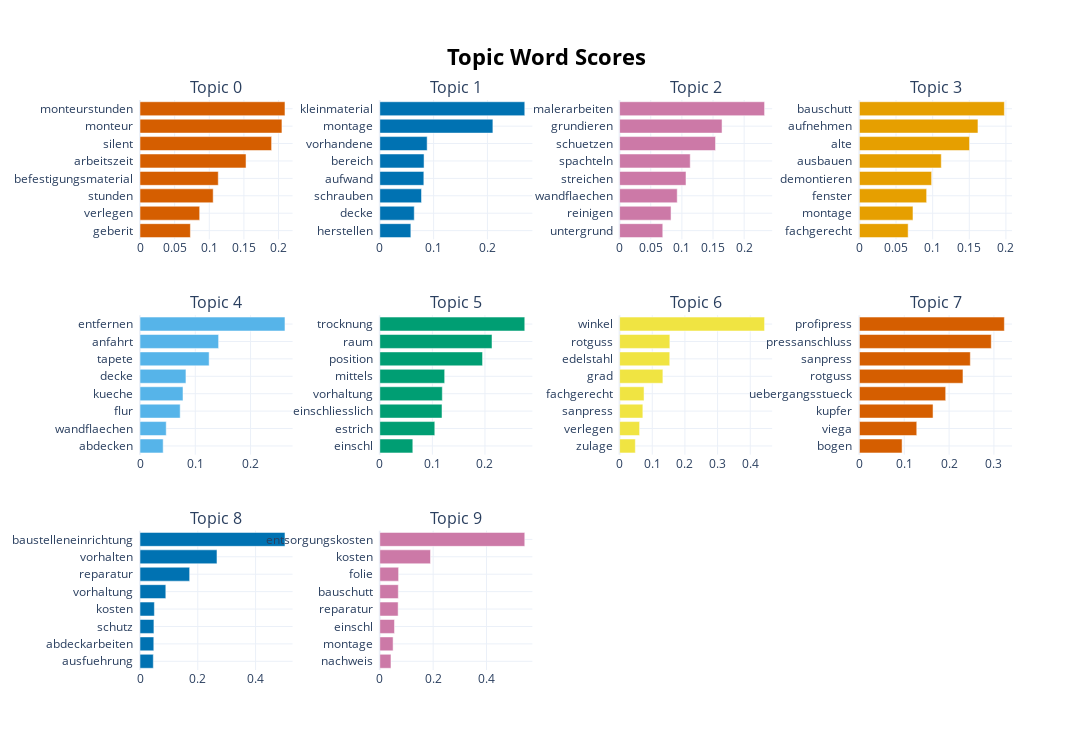

The cell this chart's notebook holds for it:
### Code cell
topic_model.visualize_barchart(n_words=8, top_n_topics=10, width=400)

### Figure 1 — Plotly figure (JSON) as saved in the notebook; plotly's stock layout.template omitted (floating-point values rounded to 4 significant figures)
{"data": [{"marker": {"color": "#D55E00"}, "orientation": "h", "type": "bar", "x": [0.07276, 0.08615, 0.1056, 0.113, 0.1531, 0.19, 0.2049, 0.2093], "xaxis": "x", "y": ["geberit  ", "verlegen  ", "stunden  ", "befestigungsmaterial  ", "arbeitszeit  ", "silent  ", "monteur  ", "monteurstunden  "], "yaxis": "y"}, {"marker": {"color": "#0072B2"}, "orientation": "h", "type": "bar", "x": [0.0577, 0.06401, 0.07749, 0.08184, 0.08222, 0.08798, 0.2101, 0.2694], "xaxis": "x2", "y": ["herstellen  ", "decke  ", "schrauben  ", "aufwand  ", "bereich  ", "vorhandene  ", "montage  ", "kleinmaterial  "], "yaxis": "y2"}, {"marker": {"color": "#CC79A7"}, "orientation": "h", "type": "bar", "x": [0.06932, 0.0826, 0.09252, 0.1066, 0.1134, 0.154, 0.1645, 0.2328], "xaxis": "x3", "y": ["untergrund  ", "reinigen  ", "wandflaechen  ", "streichen  ", "spachteln  ", "schuetzen  ", "grundieren  ", "malerarbeiten  "], "yaxis": "y3"}, {"marker": {"color": "#E69F00"}, "orientation": "h", "type": "bar", "x": [0.06654, 0.07314, 0.09179, 0.09857, 0.1118, 0.1503, 0.1618, 0.1979], "xaxis": "x4", "y": ["fachgerecht  ", "montage  ", "fenster  ", "demontieren  ", "ausbauen  ", "alte  ", "aufnehmen  ", "bauschutt  "], "yaxis": "y4"}, {"marker": {"color": "#56B4E9"}, "orientation": "h", "type": "bar", "x": [0.04192, 0.04745, 0.07268, 0.07777, 0.08311, 0.1251, 0.1422, 0.2622], "xaxis": "x5", "y": ["abdecken  ", "wandflaechen  ", "flur  ", "kueche  ", "decke  ", "tapete  ", "anfahrt  ", "entfernen  "], "yaxis": "y5"}, {"marker": {"color": "#009E73"}, "orientation": "h", "type": "bar", "x": [0.06279, 0.1046, 0.1183, 0.1189, 0.1234, 0.1954, 0.2134, 0.2758], "xaxis": "x6", "y": ["einschl  ", "estrich  ", "einschliesslich  ", "vorhaltung  ", "mittels  ", "position  ", "raum  ", "trocknung  "], "yaxis": "y6"}, {"marker": {"color": "#F0E442"}, "orientation": "h", "type": "bar", "x": [0.04818, 0.06119, 0.07119, 0.07482, 0.1325, 0.1536, 0.1539, 0.4438], "xaxis": "x7", "y": ["zulage  ", "verlegen  ", "sanpress  ", "fachgerecht  ", "grad  ", "edelstahl  ", "rotguss  ", "winkel  "], "yaxis": "y7"}, {"marker": {"color": "#D55E00"}, "orientation": "h", "type": "bar", "x": [0.09518, 0.1279, 0.1642, 0.1924, 0.231, 0.2474, 0.2941, 0.3233], "xaxis": "x8", "y": ["bogen  ", "viega  ", "kupfer  ", "uebergangsstueck  ", "rotguss  ", "sanpress  ", "pressanschluss  ", "profipress  "], "yaxis": "y8"}, {"marker": {"color": "#0072B2"}, "orientation": "h", "type": "bar", "x": [0.04607, 0.04772, 0.04815, 0.04979, 0.08934, 0.1718, 0.2664, 0.5017], "xaxis": "x9", "y": ["ausfuehrung  ", "abdeckarbeiten  ", "schutz  ", "kosten  ", "vorhaltung  ", "reparatur  ", "vorhalten  ", "baustelleneinrichtung  "], "yaxis": "y9"}, {"marker": {"color": "#CC79A7"}, "orientation": "h", "type": "bar", "x": [0.04187, 0.04981, 0.05503, 0.06871, 0.06938, 0.07048, 0.1901, 0.5433], "xaxis": "x10", "y": ["nachweis  ", "montage  ", "einschl  ", "reparatur  ", "bauschutt  ", "folie  ", "kosten  ", "entsorgungskosten  "], "yaxis": "y10"}], "layout": {"annotations": [{"font": {"size": 16}, "showarrow": false, "text": "Topic 0", "x": 0.0875, "xanchor": "center", "xref": "paper", "y": 1, "yanchor": "bottom", "yref": "paper"}, {"font": {"size": 16}, "showarrow": false, "text": "Topic 1", "x": 0.3625, "xanchor": "center", "xref": "paper", "y": 1, "yanchor": "bottom", "yref": "paper"}, {"font": {"size": 16}, "showarrow": false, "text": "Topic 2", "x": 0.6375, "xanchor": "center", "xref": "paper", "y": 1, "yanchor": "bottom", "yref": "paper"}, {"font": {"size": 16}, "showarrow": false, "text": "Topic 3", "x": 0.9125, "xanchor": "center", "xref": "paper", "y": 1, "yanchor": "bottom", "yref": "paper"}, {"font": {"size": 16}, "showarrow": false, "text": "Topic 4", "x": 0.0875, "xanchor": "center", "xref": "paper", "y": 0.6222, "yanchor": "bottom", "yref": "paper"}, {"font": {"size": 16}, "showarrow": false, "text": "Topic 5", "x": 0.3625, "xanchor": "center", "xref": "paper", "y": 0.6222, "yanchor": "bottom", "yref": "paper"}, {"font": {"size": 16}, "showarrow": false, "text": "Topic 6", "x": 0.6375, "xanchor": "center", "xref": "paper", "y": 0.6222, "yanchor": "bottom", "yref": "paper"}, {"font": {"size": 16}, "showarrow": false, "text": "Topic 7", "x": 0.9125, "xanchor": "center", "xref": "paper", "y": 0.6222, "yanchor": "bottom", "yref": "paper"}, {"font": {"size": 16}, "showarrow": false, "text": "Topic 8", "x": 0.0875, "xanchor": "center", "xref": "paper", "y": 0.2444, "yanchor": "bottom", "yref": "paper"}, {"font": {"size": 16}, "showarrow": false, "text": "Topic 9", "x": 0.3625, "xanchor": "center", "xref": "paper", "y": 0.2444, "yanchor": "bottom", "yref": "paper"}], "height": 750, "hoverlabel": {"bgcolor": "white", "font": {"family": "Rockwell", "size": 16}}, "showlegend": false, "title": {"font": {"color": "Black", "size": 22}, "text": "<b>Topic Word Scores", "x": 0.5, "xanchor": "center", "yanchor": "top"}, "width": 1600, "xaxis": {"anchor": "y", "domain": [0, 0.175], "showgrid": true}, "xaxis10": {"anchor": "y10", "domain": [0.275, 0.45], "showgrid": true}, "xaxis11": {"anchor": "y11", "domain": [0.55, 0.725], "showgrid": true}, "xaxis12": {"anchor": "y12", "domain": [0.825, 1], "showgrid": true}, "xaxis2": {"anchor": "y2", "domain": [0.275, 0.45], "showgrid": true}, "xaxis3": {"anchor": "y3", "domain": [0.55, 0.725], "showgrid": true}, "xaxis4": {"anchor": "y4", "domain": [0.825, 1], "showgrid": true}, "xaxis5": {"anchor": "y5", "domain": [0, 0.175], "showgrid": true}, "xaxis6": {"anchor": "y6", "domain": [0.275, 0.45], "showgrid": true}, "xaxis7": {"anchor": "y7", "domain": [0.55, 0.725], "showgrid": true}, "xaxis8": {"anchor": "y8", "domain": [0.825, 1], "showgrid": true}, "xaxis9": {"anchor": "y9", "domain": [0, 0.175], "showgrid": true}, "yaxis": {"anchor": "x", "domain": [0.7556, 1], "showgrid": true}, "yaxis10": {"anchor": "x10", "domain": [0, 0.2444], "showgrid": true}, "yaxis11": {"anchor": "x11", "domain": [0, 0.2444], "showgrid": true}, "yaxis12": {"anchor": "x12", "domain": [0, 0.2444], "showgrid": true}, "yaxis2": {"anchor": "x2", "domain": [0.7556, 1], "showgrid": true}, "yaxis3": {"anchor": "x3", "domain": [0.7556, 1], "showgrid": true}, "yaxis4": {"anchor": "x4", "domain": [0.7556, 1], "showgrid": true}, "yaxis5": {"anchor": "x5", "domain": [0.3778, 0.6222], "showgrid": true}, "yaxis6": {"anchor": "x6", "domain": [0.3778, 0.6222], "showgrid": true}, "yaxis7": {"anchor": "x7", "domain": [0.3778, 0.6222], "showgrid": true}, "yaxis8": {"anchor": "x8", "domain": [0.3778, 0.6222], "showgrid": true}, "yaxis9": {"anchor": "x9", "domain": [0, 0.2444], "showgrid": true}}}
